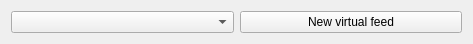
<?xml version="1.0" encoding="UTF-8"?>
<ui version="4.0">
 <class>LinkCommandEditor</class>
 <widget class="QWidget" name="LinkCommandEditor">
  <property name="geometry">
   <rect>
    <x>0</x>
    <y>0</y>
    <width>473</width>
    <height>35</height>
   </rect>
  </property>
  <property name="windowTitle">
   <string>Form</string>
  </property>
  <layout class="QHBoxLayout" name="horizontalLayout">
   <item>
    <widget class="KComboBox" name="virtualFeedCombo"/>
   </item>
   <item>
    <widget class="KPushButton" name="newVirtualFeedButton">
     <property name="text">
      <string>New virtual feed</string>
     </property>
    </widget>
   </item>
  </layout>
 </widget>
 <customwidgets>
  <customwidget>
   <class>KPushButton</class>
   <extends>QPushButton</extends>
   <header>kpushbutton.h</header>
  </customwidget>
  <customwidget>
   <class>KComboBox</class>
   <extends>QComboBox</extends>
   <header>kcombobox.h</header>
  </customwidget>
 </customwidgets>
 <resources/>
 <connections/>
</ui>
